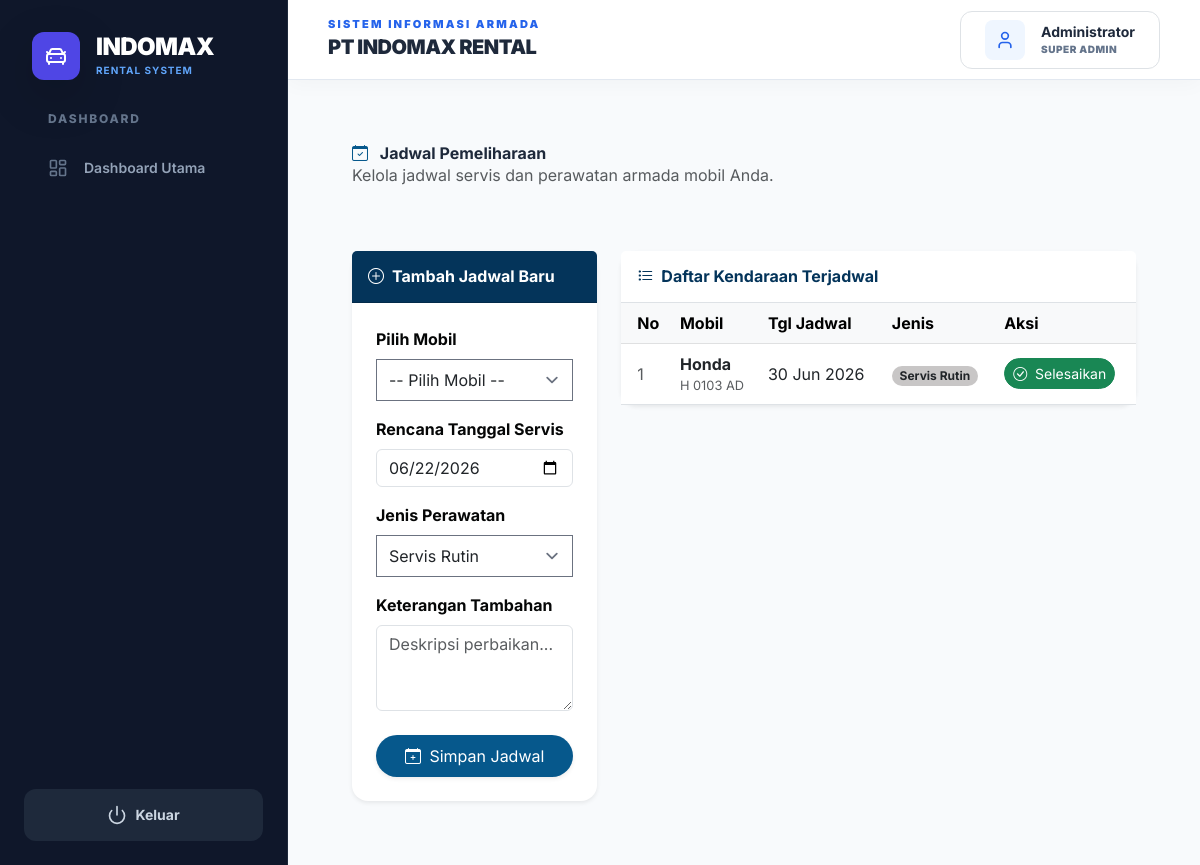
The app's page /Admin/jadwal_service.php, older data.
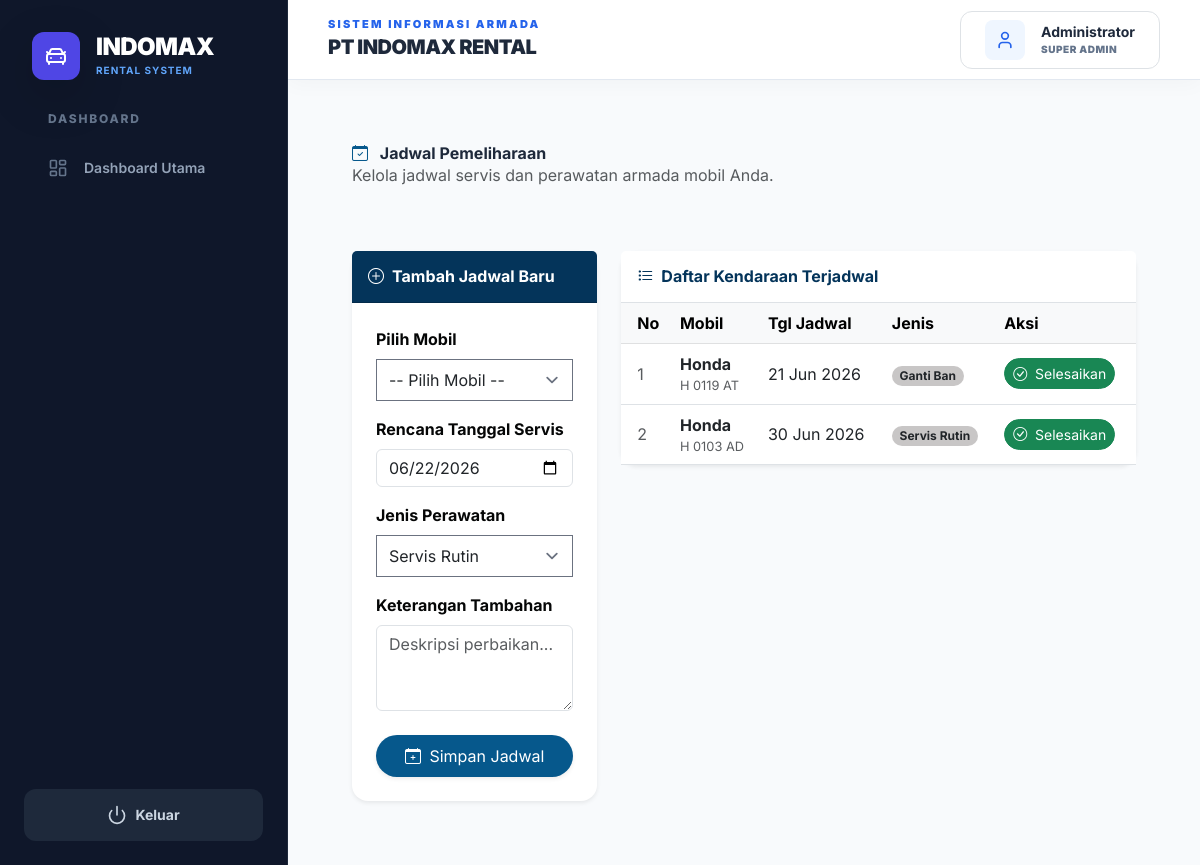
The same page, newer data.
### tables this page shows
CREATE TABLE `pemeliharaan` (
  `id_pemeliharaan` int(11) NOT NULL,
  `kode_mobil` varchar(10) NOT NULL,
  `tanggal_pemeliharaan` date NOT NULL,
  `jenis_pemeliharaan` enum('Servis Rutin','Perbaikan Kerusakan','Ganti Ban','Ganti Oli','Lainnya') NOT NULL,
  `biaya_pemeliharaan` decimal(12,2) NOT NULL,
  `keterangan` text DEFAULT NULL,
  `status` enum('terjadwal','selesai') DEFAULT 'terjadwal'
);

CREATE TABLE `mobil` (
  `kode_mobil` varchar(10) NOT NULL,
  `merk` varchar(50) DEFAULT NULL,
  `jenis` varchar(50) DEFAULT NULL,
  `nopol` varchar(15) DEFAULT NULL,
  `tarif_per_hari` decimal(10,2) DEFAULT NULL,
  `status_mobil` enum('tersedia','disewa') DEFAULT 'tersedia',
  `Gambar` varchar(255) NOT NULL,
  `Unit_Tersedia` int(10) UNSIGNED NOT NULL
);

### Admin/jadwal_service.php (the view, shortened to what the changed rows need)
<?php
include 'navbar.php';
include 'koneksi.php';
$jadwal = mysqli_query($conn, "SELECT p.*, m.merk, m.nopol FROM pemeliharaan p JOIN mobil m ON p.kode_mobil = m.kode_mobil WHERE p.status = 'terjadwal' ORDER BY p.tanggal_pemeliharaan ASC");
?>
<div class="row px-4">
    <div class="col-lg-8">
        <div class="card border-0 shadow-sm rounded-4">
            <div class="card-body p-0">
                <div class="table-responsive">
                    <table class="table table-hover align-middle mb-0">
                        <thead class="table-light">
                            <tr>
                                <th class="ps-3">No</th>
                                <th>Mobil</th>
                                <th>Tgl Jadwal</th>
                                <th>Jenis</th>
                                <th>Aksi</th>
                            </tr>
                        </thead>
                        <tbody>
                            <?php
                            $no = 1;
                            if ($jadwal && mysqli_num_rows($jadwal) > 0) {
                                while($r = mysqli_fetch_assoc($jadwal)) {
                            ?>
                            <tr>
                                <td class="ps-3 text-muted"><?= $no++; ?></td>
                                <td>
                                    <span class="fw-bold"><?= htmlspecialchars($r['merk']); ?></span>
                                    <small class="text-muted d-block"><?= htmlspecialchars($r['nopol']); ?></small>
                                </td>
                                <td><?= date('d M Y', strtotime($r['tanggal_pemeliharaan'])); ?></td>
                                <td>
                                    <span class="badge rounded-pill text-dark" style="background-color:#c8c6c6;">
                                        <?= htmlspecialchars($r['jenis_pemeliharaan']); ?>
                                    </span>
                                </td>
                                <td>
                                    <button class="btn btn-sm btn-success rounded-pill" data-bs-toggle="modal" data-bs-target="#modalSelesai<?= $r['id_pemeliharaan'] ?>">
                                        <i class="bi bi-check-circle me-1"></i> Selesaikan
                                    </button>
                                    </td>
                            </tr>
                            <?php
                                }
                            } else {
                                echo "<tr><td colspan='5' class='text-center py-4 text-muted'>Belum ada jadwal pemeliharaan.</td></tr>";
                            }
                            ?>
                        </tbody>
                    </table>
                </div>
            </div>
        </div>
    </div>
</div>
</main>
</div>
</body>
</html>

Row changes from the older to the newer data that the page shows:
added pemeliharaan: kode_mobil.merk "Honda", kode_mobil.nopol "H 0119 AT", tanggal_pemeliharaan "21 Jun 2026", jenis_pemeliharaan "Ganti Ban"
